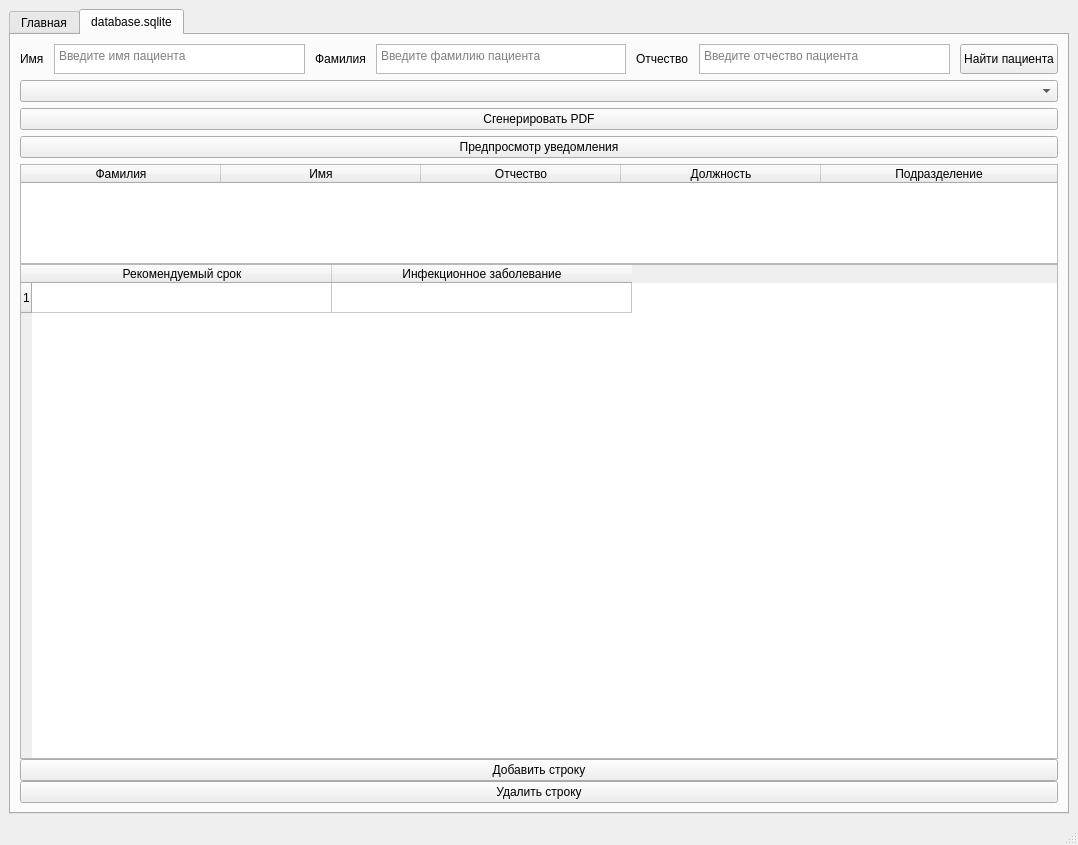
<?xml version="1.0" encoding="UTF-8"?>
<ui version="4.0">
 <class>MainWindow</class>
 <widget class="QMainWindow" name="MainWindow">
  <property name="geometry">
   <rect>
    <x>0</x>
    <y>0</y>
    <width>1078</width>
    <height>845</height>
   </rect>
  </property>
  <property name="windowTitle">
   <string>MainWindow</string>
  </property>
  <widget class="QWidget" name="centralwidget">
   <layout class="QGridLayout" name="gridLayout">
    <item row="0" column="0">
     <widget class="QTabWidget" name="tabWidget">
      <property name="currentIndex">
       <number>1</number>
      </property>
      <widget class="QWidget" name="home">
       <attribute name="title">
        <string>Главная</string>
       </attribute>
       <layout class="QVBoxLayout" name="verticalLayout">
        <item>
         <widget class="QPushButton" name="loadTable">
          <property name="text">
           <string>Загрузить таблицу</string>
          </property>
         </widget>
        </item>
        <item>
         <widget class="QScrollArea" name="messagesHome">
          <property name="widgetResizable">
           <bool>true</bool>
          </property>
          <widget class="QWidget" name="scrollAreaWidgetContents">
           <property name="geometry">
            <rect>
             <x>0</x>
             <y>0</y>
             <width>1026</width>
             <height>684</height>
            </rect>
           </property>
          </widget>
         </widget>
        </item>
       </layout>
      </widget>
      <widget class="QWidget" name="database">
       <attribute name="title">
        <string>database.sqlite</string>
       </attribute>
       <layout class="QVBoxLayout" name="verticalLayout_2">
        <item>
         <widget class="QWidget" name="widget" native="true">
          <property name="minimumSize">
           <size>
            <width>0</width>
            <height>30</height>
           </size>
          </property>
          <property name="maximumSize">
           <size>
            <width>16777215</width>
            <height>30</height>
           </size>
          </property>
          <layout class="QHBoxLayout" name="horizontalLayout" stretch="0,0,0,0,0,0,0">
           <property name="spacing">
            <number>10</number>
           </property>
           <property name="leftMargin">
            <number>0</number>
           </property>
           <property name="topMargin">
            <number>0</number>
           </property>
           <property name="rightMargin">
            <number>0</number>
           </property>
           <property name="bottomMargin">
            <number>0</number>
           </property>
           <item>
            <widget class="QLabel" name="nameLabel">
             <property name="text">
              <string>Имя</string>
             </property>
            </widget>
           </item>
           <item>
            <widget class="QTextEdit" name="searchPatientTextField">
             <property name="maximumSize">
              <size>
               <width>16777215</width>
               <height>30</height>
              </size>
             </property>
             <property name="placeholderText">
              <string>Введите имя пациента</string>
             </property>
            </widget>
           </item>
           <item>
            <widget class="QLabel" name="fnameLabel">
             <property name="text">
              <string>Фамилия</string>
             </property>
            </widget>
           </item>
           <item>
            <widget class="QTextEdit" name="fnamTextField">
             <property name="placeholderText">
              <string>Введите фамилию пациента</string>
             </property>
            </widget>
           </item>
           <item>
            <widget class="QLabel" name="surnameLabel">
             <property name="text">
              <string>Отчество</string>
             </property>
            </widget>
           </item>
           <item>
            <widget class="QTextEdit" name="surnameTextField">
             <property name="placeholderText">
              <string>Введите отчество пациента</string>
             </property>
            </widget>
           </item>
           <item>
            <widget class="QPushButton" name="searchPatientButton">
             <property name="minimumSize">
              <size>
               <width>0</width>
               <height>30</height>
              </size>
             </property>
             <property name="maximumSize">
              <size>
               <width>16777215</width>
               <height>30</height>
              </size>
             </property>
             <property name="text">
              <string>Найти пациента</string>
             </property>
            </widget>
           </item>
          </layout>
         </widget>
        </item>
        <item>
         <widget class="QComboBox" name="findPatients"/>
        </item>
        <item>
         <widget class="QPushButton" name="generatePDF">
          <property name="text">
           <string>Сгенерировать PDF</string>
          </property>
         </widget>
        </item>
        <item>
         <widget class="QPushButton" name="preview_button">
          <property name="text">
           <string>Предпросмотр уведомления</string>
          </property>
         </widget>
        </item>
        <item>
         <widget class="QWidget" name="widget_2" native="true">
          <layout class="QVBoxLayout" name="verticalLayout_3">
           <property name="spacing">
            <number>0</number>
           </property>
           <property name="leftMargin">
            <number>0</number>
           </property>
           <property name="topMargin">
            <number>0</number>
           </property>
           <property name="rightMargin">
            <number>0</number>
           </property>
           <property name="bottomMargin">
            <number>0</number>
           </property>
           <item>
            <widget class="QTableWidget" name="personInfoTable">
             <property name="maximumSize">
              <size>
               <width>16777215</width>
               <height>100</height>
              </size>
             </property>
             <property name="styleSheet">
              <string notr="true"/>
             </property>
             <attribute name="horizontalHeaderCascadingSectionResizes">
              <bool>false</bool>
             </attribute>
             <attribute name="horizontalHeaderDefaultSectionSize">
              <number>200</number>
             </attribute>
             <attribute name="horizontalHeaderShowSortIndicator" stdset="0">
              <bool>false</bool>
             </attribute>
             <attribute name="horizontalHeaderStretchLastSection">
              <bool>true</bool>
             </attribute>
             <attribute name="verticalHeaderHighlightSections">
              <bool>true</bool>
             </attribute>
             <attribute name="verticalHeaderShowSortIndicator" stdset="0">
              <bool>false</bool>
             </attribute>
             <attribute name="verticalHeaderStretchLastSection">
              <bool>false</bool>
             </attribute>
             <column>
              <property name="text">
               <string>Фамилия</string>
              </property>
             </column>
             <column>
              <property name="text">
               <string>Имя</string>
              </property>
             </column>
             <column>
              <property name="text">
               <string>Отчество</string>
              </property>
             </column>
             <column>
              <property name="text">
               <string>Должность</string>
              </property>
             </column>
             <column>
              <property name="text">
               <string>Подразделение</string>
              </property>
             </column>
            </widget>
           </item>
           <item>
            <widget class="QTableWidget" name="tableWidget">
             <attribute name="horizontalHeaderDefaultSectionSize">
              <number>300</number>
             </attribute>
             <attribute name="horizontalHeaderStretchLastSection">
              <bool>false</bool>
             </attribute>
             <row/>
             <column>
              <property name="text">
               <string>Рекомендуемый срок</string>
              </property>
             </column>
             <column>
              <property name="text">
               <string>Инфекционное заболевание</string>
              </property>
             </column>
            </widget>
           </item>
           <item>
            <widget class="QPushButton" name="addLineButton">
             <property name="text">
              <string>Добавить строку</string>
             </property>
            </widget>
           </item>
           <item>
            <widget class="QPushButton" name="deleteLineButton">
             <property name="text">
              <string>Удалить строку</string>
             </property>
            </widget>
           </item>
          </layout>
         </widget>
        </item>
       </layout>
      </widget>
     </widget>
    </item>
   </layout>
  </widget>
  <widget class="QMenuBar" name="menubar">
   <property name="geometry">
    <rect>
     <x>0</x>
     <y>0</y>
     <width>1078</width>
     <height>26</height>
    </rect>
   </property>
  </widget>
  <widget class="QStatusBar" name="statusbar"/>
 </widget>
 <resources/>
 <connections/>
</ui>
